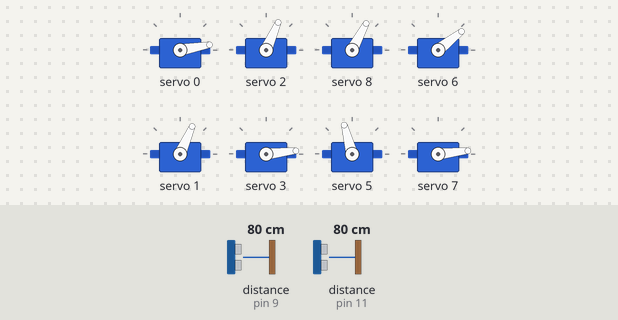
Simulated run of this sketch. Board: Arduino Uno, built with avr-gcc and run on an emulated ATmega328P. Shown: 8 × servo. The inputs (shaded band) are chosen by the test bench; at power-on: distance to the obstacle (sensors on pin 9, pin 11) 80 cm. The echo pulse lasts 58.3 µs per cm; what the sketch prints to the serial monitor is not drawn.

Above: at 14.5 s.
14.6 s: distance to the obstacle (sensor on pin 9) set to 2 cm
At 24.8 s:
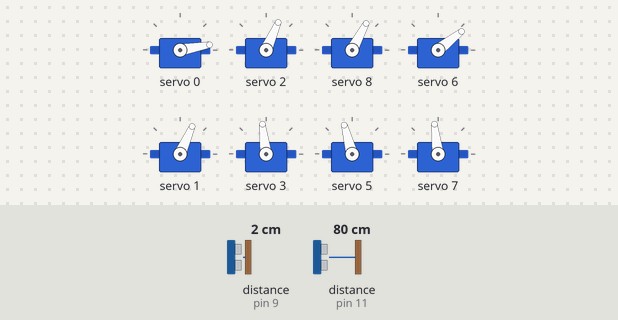
Timing chart, 0 to 43.3 s (numbered marks = the images above; inputs shaded):
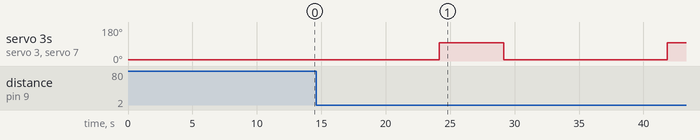

Measured:
- after the input at 14.6 s, servo 3, servo 7: 6° → 97° after 9.6 s, → 6° 5.0 s later, → 97° 12.7 s later

The sketch:

standalone_pk_blocker.ino
```cpp
/*
 * Standalone PK Ball Blocker - Arduino単体動作版
 * 超音波センサーでボールを自動検出してブロックする
 *
 * RaspberryPi不要、Arduino IDE単体で動作
 *
 * Hardware:
 * - Arduino Uno
 * - PCA9685 Servo Driver (I2C)
 * - HC-SR04 Ultrasonic Sensors x2 (左右)
 * - 8 Servo Motors (4 legs x 2 joints)
 *
 * 配線:
 * 【左側センサー】
 *   VCC  -> Arduino 5V
 *   GND  -> Arduino GND
 *   Trig -> Arduino D8
 *   Echo -> Arduino D9
 *
 * 【右側センサー】
 *   VCC  -> Arduino 5V
 *   GND  -> Arduino GND
 *   Trig -> Arduino D10
 *   Echo -> Arduino D11
 *
 * 【PCA9685】
 *   VCC -> Arduino 5V
 *   GND -> Arduino GND
 *   SDA -> Arduino A4
 *   SCL -> Arduino A5
 */

#include <Wire.h>
#include <Adafruit_PWMServoDriver.h>

Adafruit_PWMServoDriver pwm = Adafruit_PWMServoDriver();

// ========================================
// サーボチャンネル定義
// ========================================
const int FL_HIP = 0;    // 左前脚の腰
const int FL_KNEE = 1;   // 左前脚の膝
const int FR_HIP = 2;    // 右前脚の腰
const int FR_KNEE = 3;   // 右前脚の膝
const int BL_HIP = 8;    // 左後脚の腰
const int BL_KNEE = 5;   // 左後脚の膝
const int BR_HIP = 6;    // 右後脚の腰
const int BR_KNEE = 7;   // 右後脚の膝

// ========================================
// PWM値定義
// ========================================

// --- 左前脚 (FL) ---
const int FL_HIP_NEUTRAL = 160;
const int FL_KNEE_UP = 100;
const int FL_KNEE_DOWN = 300;

// --- 右前脚 (FR) ---
const int FR_HIP_NEUTRAL = 300;
const int FR_KNEE_UP = 380;
const int FR_KNEE_DOWN = 150;

// --- 左後脚 (BL) - ボールブロック用 ---
const int BL_HIP_NEUTRAL = 290;
const int BL_KNEE_UP = 150;
const int BL_KNEE_DOWN = 400;

// --- 右後脚 (BR) - ボールブロック用 ---
const int BR_HIP_NEUTRAL = 230;
const int BR_KNEE_UP = 380;
const int BR_KNEE_DOWN = 150;

// ========================================
// 超音波センサーピン定義
// ========================================
const int TRIG_PIN_LEFT = 8;
const int ECHO_PIN_LEFT = 9;
const int TRIG_PIN_RIGHT = 10;
const int ECHO_PIN_RIGHT = 11;

// ========================================
// 検出設定
// ========================================
const float DETECTION_THRESHOLD = 30.0;  // ボール検出距離（cm）
const unsigned long BLOCK_COOLDOWN = 6000;  // ブロック後の待機時間（ms）
const unsigned long MEASUREMENT_INTERVAL = 100;  // センサー測定間隔（ms）

// ========================================
// システム設定
// ========================================
const int BAUD_RATE = 115200;
const int SERVO_FREQ = 60;

// ========================================
// 状態変数
// ========================================
unsigned long lastBlockTime = 0;
unsigned long lastMeasurementTime = 0;
bool isBlocking = false;
unsigned long blockCount = 0;

// ========================================
// セットアップ
// ========================================
void setup() {
  Serial.begin(BAUD_RATE);

  // 起動メッセージ
  Serial.println("========================================");
  Serial.println("   Standalone PK Ball Blocker");
  Serial.println("   Arduino単体動作版");
  Serial.println("========================================");
  Serial.println();

  // PWMドライバー初期化
  Serial.print("Initializing PCA9685... ");
  Wire.begin();
  pwm.begin();
  pwm.setPWMFreq(SERVO_FREQ);
  delay(10);
  Serial.println("OK");

  // 超音波センサーピン設定
  Serial.print("Initializing ultrasonic sensors... ");
  pinMode(TRIG_PIN_LEFT, OUTPUT);
  pinMode(ECHO_PIN_LEFT, INPUT);
  pinMode(TRIG_PIN_RIGHT, OUTPUT);
  pinMode(ECHO_PIN_RIGHT, INPUT);
  Serial.println("OK");

  // 全脚をニュートラル位置に初期化
  Serial.print("Moving legs to neutral position... ");
  initializeLegs();
  Serial.println("OK");

  Serial.println();
  Serial.println("System ready!");
  Serial.print("Detection threshold: ");
  Serial.print(DETECTION_THRESHOLD);
  Serial.println(" cm");
  Serial.print("Block cooldown: ");
  Serial.print(BLOCK_COOLDOWN / 1000.0);
  Serial.println(" sec");
  Serial.println();
  Serial.println("Monitoring for ball...");
  Serial.println("----------------------------------------");

  lastMeasurementTime = millis();
}

// ========================================
// 全脚を初期位置に設定
// ========================================
void initializeLegs() {
  // 腰をニュートラルに
  pwm.setPWM(FL_HIP, 0, FL_HIP_NEUTRAL);
  pwm.setPWM(FR_HIP, 0, FR_HIP_NEUTRAL);
  pwm.setPWM(BL_HIP, 0, BL_HIP_NEUTRAL);
  pwm.setPWM(BR_HIP, 0, BR_HIP_NEUTRAL);

  // 膝を下ろした状態に（立っている状態）
  pwm.setPWM(FL_KNEE, 0, FL_KNEE_DOWN);
  pwm.setPWM(FR_KNEE, 0, FR_KNEE_DOWN);
  pwm.setPWM(BL_KNEE, 0, BL_KNEE_DOWN);
  pwm.setPWM(BR_KNEE, 0, BR_KNEE_DOWN);

  delay(500);  // サーボが位置に到達するまで待機
}

// ========================================
// メインループ
// ========================================
void loop() {
  unsigned long currentTime = millis();

  // ブロック中はスキップ
  if (isBlocking) {
    return;
  }

  // クールダウン中はスキップ
  if (currentTime - lastBlockTime < BLOCK_COOLDOWN) {
    return;
  }

  // 測定間隔チェック
  if (currentTime - lastMeasurementTime < MEASUREMENT_INTERVAL) {
    return;
  }

  lastMeasurementTime = currentTime;

  // 両方のセンサーで距離測定
  float distanceLeft = readDistanceLeft();
  float distanceRight = readDistanceRight();

  // デバッグ出力（距離表示）
  Serial.print("L: ");
  if (distanceLeft >= 0) {
    Serial.print(distanceLeft, 1);
  } else {
    Serial.print("---");
  }
  Serial.print(" cm | R: ");
  if (distanceRight >= 0) {
    Serial.print(distanceRight, 1);
  } else {
    Serial.print("---");
  }
  Serial.println(" cm");

  // ボール検出判定
  bool ballDetectedLeft = (distanceLeft >= 0 && distanceLeft <= DETECTION_THRESHOLD);
  bool ballDetectedRight = (distanceRight >= 0 && distanceRight <= DETECTION_THRESHOLD);

  if (ballDetectedLeft || ballDetectedRight) {
    // 両方検出された場合は、より近い方を優先
    if (ballDetectedLeft && ballDetectedRight) {
      if (distanceLeft <= distanceRight) {
        executeBlock('L', distanceLeft);
      } else {
        executeBlock('R', distanceRight);
      }
    } else if (ballDetectedLeft) {
      executeBlock('L', distanceLeft);
    } else {
      executeBlock('R', distanceRight);
    }
  }
}

// ========================================
// ブロック実行
// ========================================
void executeBlock(char side, float distance) {
  isBlocking = true;
  blockCount++;

  Serial.println();
  Serial.println("========================================");
  Serial.print("⚽ BALL DETECTED ");
  Serial.print(side == 'L' ? "LEFT" : "RIGHT");
  Serial.print(" (");
  Serial.print(distance, 1);
  Serial.println(" cm)");
  Serial.print("🛡️  Executing block #");
  Serial.println(blockCount);
  Serial.println("========================================");

  if (side == 'L') {
    blockBallLeft();
  } else {
    blockBallRight();
  }

  Serial.println("✅ Block complete");
  Serial.println("Returning to neutral position...");
  Serial.println();

  lastBlockTime = millis();
  isBlocking = false;
}

// ========================================
// 左側超音波センサー読み取り
// ========================================
float readDistanceLeft() {
  digitalWrite(TRIG_PIN_LEFT, LOW);
  delayMicroseconds(2);
  digitalWrite(TRIG_PIN_LEFT, HIGH);
  delayMicroseconds(10);
  digitalWrite(TRIG_PIN_LEFT, LOW);

  long duration = pulseIn(ECHO_PIN_LEFT, HIGH, 30000);

  if (duration == 0) {
    return -1.0;
  }

  return (duration * 0.034) / 2.0;
}

// ========================================
// 右側超音波センサー読み取り
// ========================================
float readDistanceRight() {
  digitalWrite(TRIG_PIN_RIGHT, LOW);
  delayMicroseconds(2);
  digitalWrite(TRIG_PIN_RIGHT, HIGH);
  delayMicroseconds(10);
  digitalWrite(TRIG_PIN_RIGHT, LOW);

  long duration = pulseIn(ECHO_PIN_RIGHT, HIGH, 30000);

  if (duration == 0) {
    return -1.0;
  }

  return (duration * 0.034) / 2.0;
}

// ========================================
// ボールブロック: 左側（右後脚BR + 右前脚FRを上げる）
// ========================================
void blockBallLeft() {
  // ボールが左側 → 右側の脚を上げてブロック
  Serial.println("Raising right legs (BR ch7 + FR ch3)...");

  pwm.setPWM(BR_KNEE, 0, BR_KNEE_UP);   // ch7: 380 膝を上げる
  pwm.setPWM(FR_KNEE, 0, FR_KNEE_UP);   // ch3: 380 膝を上げる
  delay(5000);                           // 5秒間保持

  Serial.println("Lowering right legs...");
  pwm.setPWM(BR_KNEE, 0, BR_KNEE_DOWN); // ch7: 150 膝を下ろす
  pwm.setPWM(FR_KNEE, 0, FR_KNEE_DOWN); // ch3: 150 膝を下ろす
  delay(500);
}

// ========================================
// ボールブロック: 右側（左後脚BL + 左前脚FLを上げる）
// ========================================
void blockBallRight() {
  // ボールが右側 → 左側の脚を上げてブロック
  Serial.println("Raising left legs (BL ch5 + FL ch1)...");

  pwm.setPWM(BL_KNEE, 0, BL_KNEE_UP);   // ch5: 150 膝を上げる
  pwm.setPWM(FL_KNEE, 0, FL_KNEE_UP);   // ch1: 100 膝を上げる
  delay(5000);                           // 5秒間保持

  Serial.println("Lowering left legs...");
  pwm.setPWM(BL_KNEE, 0, BL_KNEE_DOWN); // ch5: 400 膝を下ろす
  pwm.setPWM(FL_KNEE, 0, FL_KNEE_DOWN); // ch1: 300 膝を下ろす
  delay(500);
}
```
